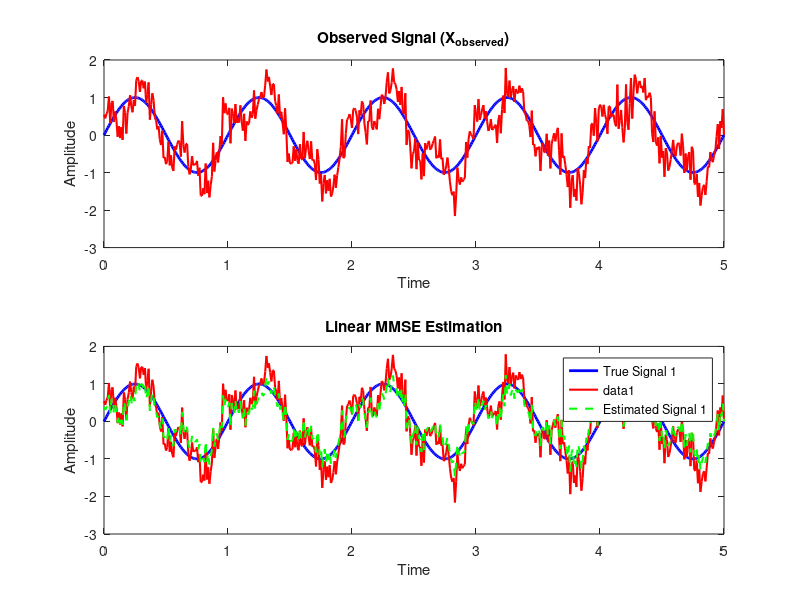

MATLAB code for this plot: (Note: this script raises an error after producing the figure.)
% Parameters
f1 = 1;         % Frequency of signal_1 (in Hz)
f2 = 3;         % Frequency of signal_2 (in Hz)
A1 = 1;         % Amplitude of signal_1
A2 = 0.5;       % Amplitude of signal_2
noise_std = 0.3; % Standard deviation of Gaussian noise

% Time vector
t = 0:0.01:5;

% True signals
signal_1 = A1 * sin(2 * pi * f1 * t);
signal_2 = A2 * cos(2 * pi * f2 * t);
noise = noise_std * randn(size(t));

% Observed signal
X_observed = signal_1 + signal_2 + noise;

% Linear MMSE estimation
cov_X_signal_1 = cov(X_observed, signal_1);
var_X_observed = var(X_observed);

A = cov_X_signal_1 / var_X_observed;
A = A(1,2);

signal_1_estimate = A * X_observed;

% Plotting
figure;

subplot(2, 1, 1);
plot(t, signal_1, 'b', 'LineWidth', 2);
title('True Signal 1');
xlabel('Time');
ylabel('Amplitude'); hold on
plot(t, X_observed, 'r', 'LineWidth', 1.5);
title('Observed Signal (X_{observed})');
xlabel('Time');
ylabel('Amplitude');

subplot(2, 1, 2);
plot(t, signal_1, 'b', 'LineWidth', 2, 'DisplayName', 'True Signal 1');
hold on;
plot(t, X_observed, 'r', 'LineWidth', 1.5);
title('Observed Signal (X_{observed})');
xlabel('Time');
ylabel('Amplitude');
plot(t, signal_1_estimate, 'g--', 'LineWidth', 1.5, 'DisplayName', 'Estimated Signal 1');
title('Linear MMSE Estimation');
xlabel('Time');
ylabel('Amplitude');
legend();

sgtitle('Linear MMSE Estimation Example');
